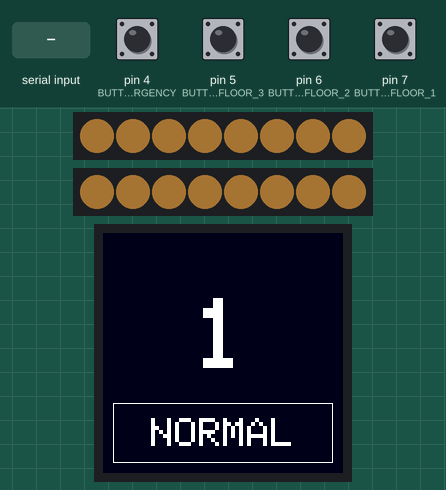
A sketch run on a simulated Arduino Uno, built with avr-gcc and run on an emulated ATmega328P. On the bench: 2 × 8 RGB LEDs in strip order, left to right, 240×240 colour display. The inputs (shaded band) are chosen by the test bench; at power-on: pin 4 (BUTTON_EMERGENCY), pin 5 (BUTTON_FLOOR_3), pin 6 (BUTTON_FLOOR_2), pin 7 (BUTTON_FLOOR_1) HIGH. Dim RGB values are drawn brighter than linear; what the sketch prints to the serial monitor is not drawn.

Above: at 1.5 s.
1.6 s: "STATUS:FULL\n" received over Serial
At 2.06 s:
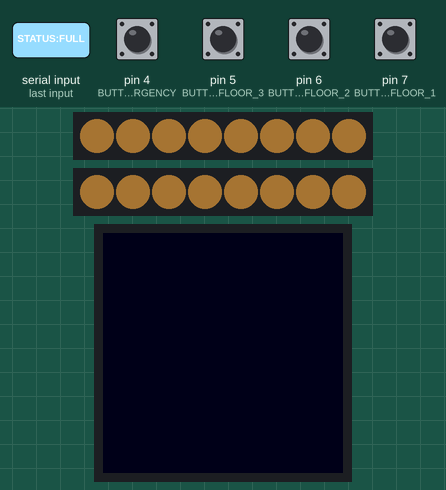
At 3.1 s:
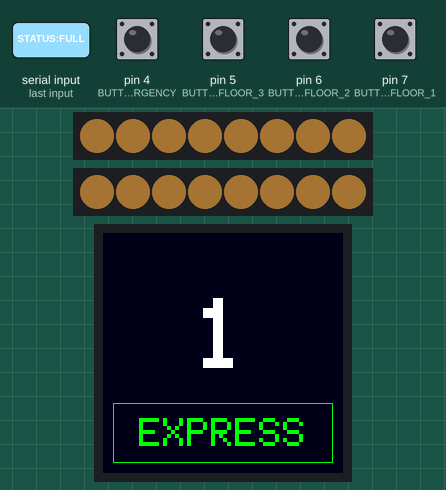
3.6 s: "STATUS:EMERGENCY\n" received over Serial
At 5.0 s:
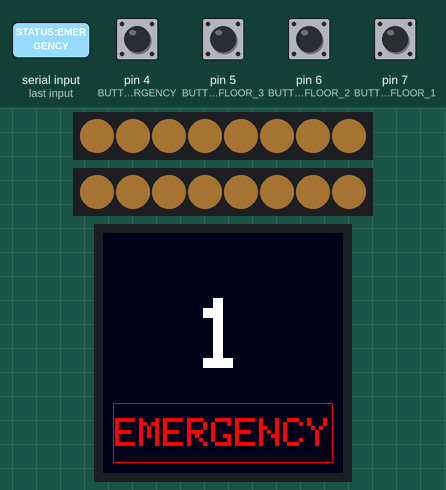
Timing chart, 0 to 6.6 s (numbered marks = the images above; inputs shaded):
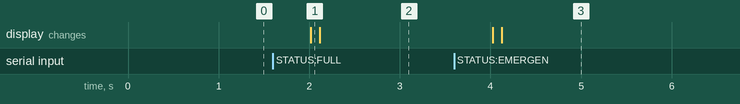

Measured:
- after the input at 1.6 s, the display: changes after 0.42 s (image 1)
- after the input at 3.6 s, the display: first changes after 0.43 s (image 3 shows a later state)

The sketch:

arduino_car_module.ino
```cpp
#include <SPI.h>
#include <Adafruit_GFX.h>
#include <Adafruit_ST7789.h>
#include <Adafruit_NeoPixel.h>
#include <stdlib.h>  // 用於隨機數生成
#include <Fonts/FreeSans12pt7b.h>  // 使用內建字體

// 腳位定義
// WS2812B 燈條
#define LED_STRIP_A_PIN 2
#define LED_STRIP_B_PIN 3

// 電梯按鈕
#define BUTTON_EMERGENCY 4
#define BUTTON_FLOOR_3 5
#define BUTTON_FLOOR_2 6
#define BUTTON_FLOOR_1 7

// TFT螢幕腳位
#define TFT_CS    10    // Chip Select
#define TFT_DC    9     // Data/Command
#define TFT_RST   8     // Reset
#define TFT_MOSI  11    // SDA
#define TFT_SCLK  13    // SCL
#define TFT_BLK   12    // Backlight

// 燈條設定
#define LED_STRIP_A_COUNT 8
#define LED_STRIP_B_COUNT 8

// TFT 顯示設定
#define SCREEN_WIDTH 240
#define SCREEN_HEIGHT 240

// 建立顯示器物件
Adafruit_ST7789 tft = Adafruit_ST7789(TFT_CS, TFT_DC, TFT_RST);
Adafruit_NeoPixel ledStripA(LED_STRIP_A_COUNT, LED_STRIP_A_PIN, NEO_GRB + NEO_KHZ800);
Adafruit_NeoPixel ledStripB(LED_STRIP_B_COUNT, LED_STRIP_B_PIN, NEO_GRB + NEO_KHZ800);

// 按鈕狀態變數
bool button1Pressed = false;
bool button2Pressed = false;
bool button3Pressed = false;
bool emergencyPressed = false;
bool emergencyMode = false;

// 防彈跳變數
unsigned long lastButtonTime = 0;
const unsigned long buttonDebounceTime = 200;

// TFT螢幕控制變數
unsigned long lastDisplayTime = 0;
const unsigned long displayInterval = 1000; // 顯示切換間隔 (毫秒)
bool displayState = false; // false: 英文, true: 英文（保持一致性）

// 電梯狀態變數（從Python接收）
int currentFloor = 1;
int targetFloor = 1;
String elevatorDirection = "IDLE";
String elevatorStatus = "NORMAL"; // NORMAL, EMERGENCY, FULL

// 顯示狀態追蹤（避免不必要的重繪）
String lastFloorText = "";
String lastStatusText = "";
String lastElevatorStatus = "";
String lastElevatorDirection = "";

void setup() {
  Serial.begin(9600);
  Serial.println("ELEVATOR_SYSTEM_READY");

  // 初始化隨機數種子
  randomSeed(analogRead(0));

  // 初始化按鈕腳位
  pinMode(BUTTON_EMERGENCY, INPUT_PULLUP);
  pinMode(BUTTON_FLOOR_3, INPUT_PULLUP);
  pinMode(BUTTON_FLOOR_2, INPUT_PULLUP);
  pinMode(BUTTON_FLOOR_1, INPUT_PULLUP);

  // 初始化燈條
  ledStripA.begin();
  ledStripB.begin();
  ledStripA.setBrightness(40);   // 設定更柔和亮度 (約15%)
  ledStripB.setBrightness(40);   // 設定更柔和亮度 (約15%)

  // 設定燈條為最亮的黃白光
  setLightsToBrightWhite();

  // 初始化顯示器
  tft.init(240, 240, SPI_MODE3);
  tft.setRotation(2);  // 轉180度 (0=0度, 1=90度, 2=180度, 3=270度)
  uint16_t backgroundColor = tft.color565(0, 0,25);  // RGB(0, 0, 25) 深藍色背景
  tft.fillScreen(backgroundColor);

  // 設定文字屬性
  tft.setTextSize(3);
  tft.setTextColor(ST77XX_WHITE);

  Serial.println("電梯系統初始化完成！");

  // 顯示初始狀態
  updateTFTDisplay();

  Serial.println("車廂運作模組初始化完成");
  Serial.println("ARDUINO_READY");
}

void loop() {
  // 處理按鈕輸入
  handleButtons();

  // 處理序列埠通訊
  handleSerialCommunication();

  // 處理TFT顯示更新
  handleTFTDisplay();

  delay(50); // 短暫延遲避免過度讀取
}

void setLightsToBrightWhite() {
  // 設定為溫暖柔和的黃光 (255, 180, 80)
  uint32_t warmYellow = ledStripA.Color(255, 180, 80);

  // 設定燈條 A
  for(int i = 0; i < LED_STRIP_A_COUNT; i++) {
    ledStripA.setPixelColor(i, warmYellow);
  }
  ledStripA.show();

  // 設定燈條 B
  for(int i = 0; i < LED_STRIP_B_COUNT; i++) {
    ledStripB.setPixelColor(i, warmYellow);
  }
  ledStripB.show();
}

void handleButtons() {
  unsigned long currentTime = millis();

  // 檢查是否超過防彈跳時間
  if (currentTime - lastButtonTime < buttonDebounceTime) {
    return;
  }

  // 讀取按鈕狀態
  int button1State = digitalRead(BUTTON_FLOOR_1);
  int button2State = digitalRead(BUTTON_FLOOR_2);
  int button3State = digitalRead(BUTTON_FLOOR_3);
  int emergencyState = digitalRead(BUTTON_EMERGENCY);

  // 檢查一樓按鈕
  if (button1State == LOW && !button1Pressed) {
    button1Pressed = true;
    lastButtonTime = currentTime;
    Serial.println("BUTTON:1");
    Serial.println("DEBUG: Button 1 pressed (LOW)");
  } else if (button1State == HIGH) {
    button1Pressed = false;
  }

  // 檢查二樓按鈕
  if (button2State == LOW && !button2Pressed) {
    button2Pressed = true;
    lastButtonTime = currentTime;
    Serial.println("BUTTON:2");
    Serial.println("DEBUG: Button 2 pressed (LOW)");
  } else if (button2State == HIGH) {
    button2Pressed = false;
  }

  // 檢查三樓按鈕
  if (button3State == LOW && !button3Pressed) {
    button3Pressed = true;
    lastButtonTime = currentTime;
    Serial.println("BUTTON:3");
    Serial.println("DEBUG: Button 3 pressed (LOW)");
  } else if (button3State == HIGH) {
    button3Pressed = false;
  }

  // 檢查緊急按鈕
  if (emergencyState == LOW && !emergencyPressed) {
    emergencyPressed = true;
    lastButtonTime = currentTime;
    emergencyMode = !emergencyMode; // 切換緊急模式

    if (emergencyMode) {
      Serial.println("BUTTON:EMERGENCY_ON");
      Serial.println("PLAY_SOUND:em.mp3");
      Serial.println("EMERGENCY MODE ACTIVATED");
    } else {
      Serial.println("BUTTON:EMERGENCY_OFF");
      Serial.println("EMERGENCY MODE DEACTIVATED");
    }
  } else if (emergencyState == HIGH) {
    emergencyPressed = false;
  }

  // 添加緊急按鈕狀態除錯
  static unsigned long lastDebugTime = 0;
  if (currentTime - lastDebugTime >= 2000) { // 每2秒輸出一次狀態
    lastDebugTime = currentTime;
    Serial.print("Emergency Button State: ");
    Serial.print(emergencyState);
    Serial.print(", Emergency Mode: ");
    Serial.println(emergencyMode);
  }
}

void handleSerialCommunication() {
  if (Serial.available() > 0) {
    String command = Serial.readStringUntil('\n');
    command.trim();

    // 解析來自 Python 的指令
    if (command.startsWith("STATUS:")) {
      // 處理狀態更新指令
      Serial.print("RECEIVED: ");
      Serial.println(command);

      // 解析狀態指令
      if (command.indexOf("STATUS:FULL") != -1) {
        // Python 要求進入自動緊急模式
        elevatorStatus = "FULL";
        Serial.println("AUTO EMERGENCY MODE ACTIVATED BY PYTHON");
      } else if (command.indexOf("STATUS:EMERGENCY") != -1) {
        // Python 要求進入手動緊急模式
        elevatorStatus = "EMERGENCY";
        Serial.println("MANUAL EMERGENCY MODE ACTIVATED BY PYTHON");
      } else if (command.indexOf("STATUS:NORMAL") != -1) {
        // Python 要求解除緊急模式
        elevatorStatus = "NORMAL";
        Serial.println("NORMAL MODE ACTIVATED BY PYTHON");
      }
    }

    // 解析樓層和方向資訊
    if (command.indexOf("FLOOR:") != -1) {
      int floorStart = command.indexOf("FLOOR:") + 6;
      int floorEnd = command.indexOf(";", floorStart);
      if (floorEnd != -1) {
        String floorStr = command.substring(floorStart, floorEnd);
        currentFloor = floorStr.toInt();
      }
    }

    if (command.indexOf("DIR:") != -1) {
      int dirStart = command.indexOf("DIR:") + 4;
      int dirEnd = command.indexOf(";", dirStart);
      if (dirEnd != -1) {
        elevatorDirection = command.substring(dirStart, dirEnd);
      }
    }

    // 解析目標樓層
    if (command.indexOf("TARGET:") != -1) {
      int targetStart = command.indexOf("TARGET:") + 7;
      int targetEnd = command.indexOf(";", targetStart);
      if (targetEnd != -1) {
        String targetStr = command.substring(targetStart, targetEnd);
        targetFloor = targetStr.toInt();
      }
    }
  }
}

void handleTFTDisplay() {
  unsigned long currentTime = millis();

  // 每秒更新一次顯示
  if (currentTime - lastDisplayTime >= displayInterval) {
    lastDisplayTime = currentTime;
    displayState = !displayState; // 切換顯示模式
    updateTFTDisplay();
  }
}

void updateTFTDisplay() {
  // 檢查是否需要更新顯示
  String currentFloorText = getFloorDisplayText();
  String currentStatusText = getStatusDisplayText();

  // 只有在內容改變時才重繪螢幕
  if (currentFloorText != lastFloorText ||
      currentStatusText != lastStatusText ||
      elevatorStatus != lastElevatorStatus ||
      elevatorDirection != lastElevatorDirection) {

    // 清空螢幕並設定背景色為深藍色 RGB(0, 0, 25)
    uint16_t backgroundColor = tft.color565(0, 0, 25);  // RGB(0, 0, 25) 深藍色
    tft.fillScreen(backgroundColor);

    // 上方2/3區域顯示樓層資訊
    int upperHeight = (240 * 2) / 3;  // 160

    // 繪製上方區域（深紫色背景）
    tft.fillRect(0, 0, 240, upperHeight, backgroundColor);

    // 顯示樓層資訊
    displayFloorInfo();

    // 下方1/3區域顯示運轉狀態
    int lowerHeight = 240 - upperHeight;  // 80
    int lowerY = upperHeight;

    // 繪製下方區域
    displayStatusInfo(lowerY, lowerHeight);

    // 更新追蹤變數
    lastFloorText = currentFloorText;
    lastStatusText = currentStatusText;
    lastElevatorStatus = elevatorStatus;
    lastElevatorDirection = elevatorDirection;
  }
}

String getFloorDisplayText() {
  if (elevatorDirection == "IDLE") {
    return String(currentFloor);
  } else if (elevatorDirection == "UP") {
    return "^" + String(targetFloor);  // 修正為目標樓層
  } else if (elevatorDirection == "DOWN") {
    return "v" + String(targetFloor);  // 修正為目標樓層
  }
  return String(currentFloor);
}

String getStatusDisplayText() {
  if (elevatorStatus == "EMERGENCY") {
    return "EMERGENCY";
  } else if (elevatorStatus == "FULL") {
    return "EXPRESS";
  } else {
    return "NORMAL";
  }
}

void displayFloorInfo() {
  tft.setTextSize(10);  // 進一步放大樓層字體
  tft.setTextColor(ST77XX_WHITE);

  String floorText = getFloorDisplayText();

  // 居中顯示文字 - 對齊上面2/3區域的中間點
  int16_t x1, y1;
  uint16_t w, h;
  tft.getTextBounds(floorText, 0, 0, &x1, &y1, &w, &h);
  int textX = (240 - w) / 2;
  int upperHeight = (240 * 2) / 3;  // 160
  int textY = 65;

  tft.setCursor(textX, textY);
  tft.print(floorText);
}

void displayStatusInfo(int y, int height) {
  // 根據狀態決定顏色和文字
  uint16_t boxColor, textColor;
  String statusText = getStatusDisplayText();

  if (elevatorStatus == "EMERGENCY") {
    // 手動緊急：紅色
    boxColor = ST77XX_RED;
    textColor = ST77XX_RED;
  } else if (elevatorStatus == "FULL") {
    // 自動緊急：綠色
    boxColor = ST77XX_GREEN;
    textColor = ST77XX_GREEN;
  } else {
    // 正常：白色
    boxColor = ST77XX_WHITE;
    textColor = ST77XX_WHITE;
  }

  // 繪製邊框
  tft.drawRect(10, y + 10, 220, height - 20, boxColor);

  // 設定文字屬性 - 使用較大的字體
  tft.setTextSize(4);
  tft.setTextColor(textColor);

  // 居中顯示文字 - 對齊下面1/3區域的中間點
  int16_t x1, y1;
  uint16_t w, h;
  tft.getTextBounds(statusText, 0, 0, &x1, &y1, &w, &h);
  int textX = (240 - w) / 2;
  int textY = 185;

  tft.setCursor(textX, textY);
  tft.print(statusText);
}
```
